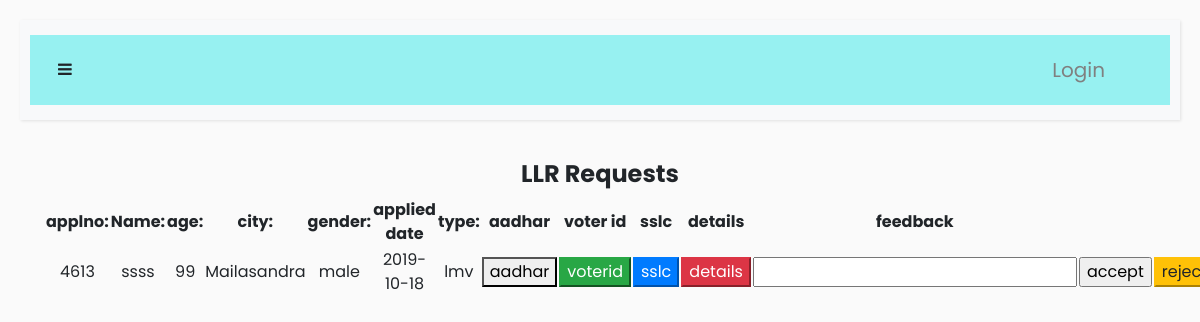
Screenshot of /adminllr with the database file from the repository.
### tables this page shows
CREATE TABLE "llr" (
	`applno`	INTEGER NOT NULL PRIMARY KEY AUTOINCREMENT,
	`firstname`	TEXT,
	`lastname`	TEXT,
	`fathername`	TEXT,
	`email`	TEXT,
	`address`	TEXT,
	`pincode`	INTEGER,
	`city`	TEXT,
	`district`	TEXT,
	`state`	TEXT,
	`country`	TEXT,
	`dob`	TEXT,
	`age`	INTEGER,
	`gender`	TEXT,
	`phone`	INTEGER,
	`bloodgroup`	TEXT,
	`currentdate`	TEXT,
	`expirydate`	TEXT,
	`status`	TEXT,
	`type`	TEXT,
	`rto`	TEXT,
	`feedback`	TEXT,
	`llrno`	TEXT,
	`admindate`	TEXT
);

### login.py (the view)
@app.route('/adminllr',methods=['GET','POST'])
def adminllr():
    with sqlite3.connect('r.db') as con:
            cur=con.cursor()
            try:
                if(cur.execute("SELECT firstname,email,age,city,gender,currentdate,type,applno FROM llr WHERE status=?",("pending",))):
                    data=cur.fetchall()
                    return render_template('adminllr.html',data=data)
                else:
                    flash("no user requests","warning")
                    return render_template('empdashboard.html')
            except:
                flash("no user requests","warning")
                return render_template('empdashboard.html')

### templates/adminllr.html (shortened to what this page needs)
{% extends "layout.html" %}
{% block body %}
<center><h4><b>LLR Requests</b></h4></center>
{%if data%}
<div class="container">
    <div class="row">
<div class="col-md-8">
    <table>
        <tr>
            <th>applno:</th>
           <th>Name:</th>
        <th>age:</th>
            <th>city:</th>
            <th>gender:</th>
            <th>applied date</th>
            <th>type:</th>
            <th>aadhar</th>
            <th>voter id</th>
            <th>sslc</th>
            <th>details</th>
            <th>feedback</th>
        </tr>
        {% for row in data %}
        <form method=post  action="/edit/{{ row[1] }}">
        <tr>
            <td>{{row[7]}}</td>
            <td>{{row[0]}}</td>
            <td>{{row[2]}}</td>
            <td>{{row[3]}}</td>
            <td>{{row[4]}}</td>
            <td>{{row[5]}}</td>
            <td>{{row[6]}}</td>
            <td><a href="/aadhar/{{ row[1] }}"><button type="button" class="btn-default">aadhar</button></a></td>
            <td><a href="/voterid/{{ row[1] }}"><button type="button" class="btn-success">voterid</button></a></td>
            <td><a href="/sslc/{{ row[1] }}"><button type="button" class="btn-primary">sslc</button></a></td>
            <td><a href="/details/{{ row[1] }}"><button type="button" class="btn-danger">details</button></a></td>
            <td><input type="text" name="feedback"></td>
            <td><input type="submit" name="action" class="button button1" value="accept"></td>
            <td><input type="submit" name="action" class="btn-warning" value="reject"></td>
        </tr>
    </form>
{% endfor %}
    </table>
</div>
</div>
        {%endif%}
{% endblock%}

### templates/navbar.html (style rules this page uses)
body { font-family: 'Poppins', sans-serif; background: #fafafa; }
a, a:hover, a:focus { color: inherit; text-decoration: none; transition: all 0.3s; }

### rows the page displays
llr: applno "4613", firstname "ssss", age "99", city "Mailasandra", gender "male", currentdate "2019-10-18", type "lmv"
